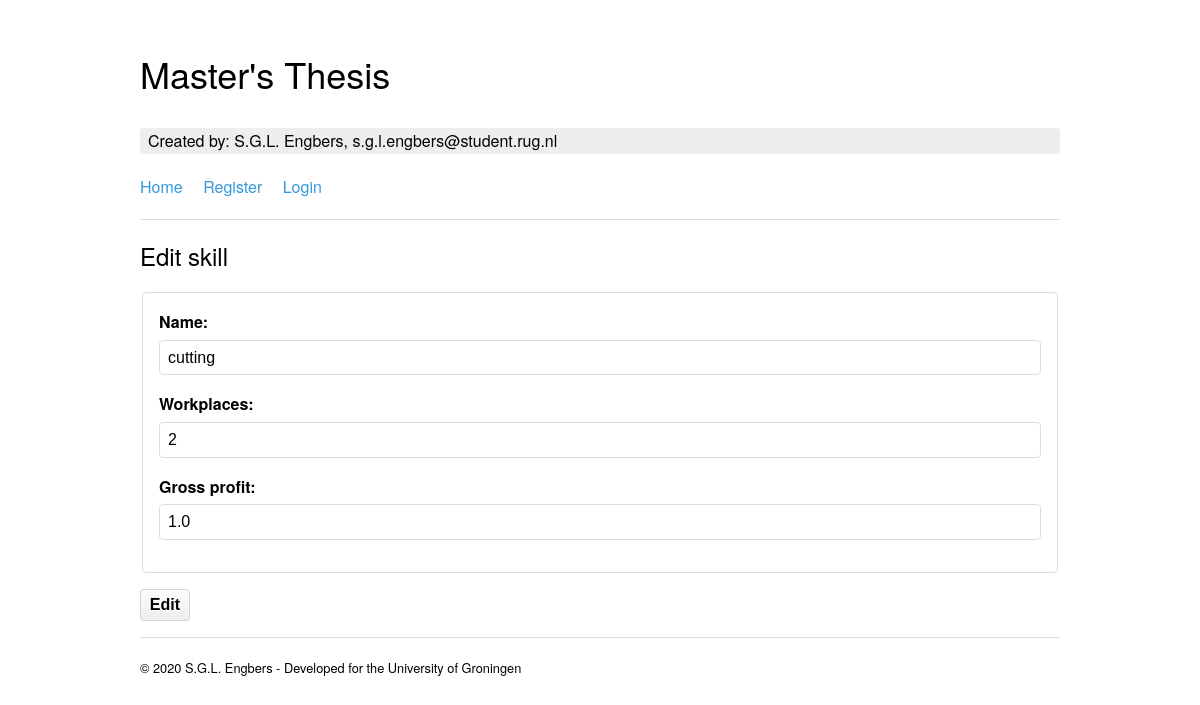
The app's page /skills/1/edit/ with its own data.
### planning/models.py (models this page shows, shortened)
class Skills(models.Model):
	name = models.CharField(max_length=50)
	workplaces = models.IntegerField(default=1)
	gross_profit = models.FloatField(default=0)
	class Meta: verbose_name_plural = 'Skills'
	pass

### planning/views.py (the view)
# urls.py: path('skills/<int:pk>/edit/',views.SkillsUpdateView.as_view(), name='skills_edit'),
class SkillsUpdateView(SuccessMessageMixin, UpdateView):
    model = Skills
    fields = ('name', 'workplaces', 'gross_profit', )
    template_name = 'planning/workers/skills_edit.html'
    pk_url_kwarg = 'pk'
    success_url = reverse_lazy('skills')
    success_message = "Succesfully edited"

### planning/templates/planning/workers/skills_edit.html (shortened to what this page needs)
{% extends "planning/base.html" %}
{% block content %}
<h3>Edit skill</h3>
<form method="POST">
	<fieldset class="form-group">
		{{ form }}
	</fieldset>
	<button type="submit">Edit</button>
</form>
{% endblock content %}

### planning/static/planning/main.css (style rules this page uses)
*,::after,::before { background-repeat:no-repeat;box-sizing:inherit }
::after,::before { text-decoration:inherit;vertical-align:inherit }
html { box-sizing:border-box;cursor:default;-ms-text-size-adjust:100%;-webkit-text-size-adjust:100% }
body { margin:0 }
button,input,optgroup,select,textarea { margin:0 }
button,input,select,textarea { background-color:transparent;color:inherit;font-size:inherit;line-height:inherit }
button,input { overflow:visible }
button,select { text-transform:none }
[type=reset],[type=submit],button,html [type=button] { -webkit-appearance:button }
[tabindex],a,area,button,input,label,select,summary,textarea { -ms-touch-action:manipulation;touch-action:manipulation }
html { font-size:62.5%;-webkit-font-kerning:normal;font-kerning:normal;font-synthesis:none;text-rendering:optimizeLegibility }
body { font-family:HelveticaNeue-Light,"Helvetica Neue Light","Helvetica Neue",Helvetica,Arial,"Lucida Grande",sans-serif;font-weight:300;line-height:1.6;font-size:16px;font-size:1.6rem }
h3 { font-weight:300;line-height:1;margin-top:1em;margin-bottom:1em;font-size:24px;font-size:2.4rem }
fieldset { min-width:0;margin-bottom:1em;padding:1em;border:1px solid #ddd;border-radius:4px }
label { font-weight:700;display:inline-block;display:block;max-width:100%;margin-bottom:5px }
input,textarea { width:100%;margin-bottom:1em;padding:.25em .5em;border:1px solid #ddd;border-radius:4px }
button { font-weight:700;line-height:1.4;display:inline-block;padding:.25em .55em;cursor:pointer;white-space:nowrap;text-decoration:none;color:inherit;border:1px solid #d5d5d5;border-radius:4px;background-color:#eee;background-image:linear-gradient(#fcfcfc,#eee);background-repeat:no-repeat;text-shadow:0 1px 0 #fff }

### records on screen
Skills: name "cutting", workplaces "2", gross_profit "1.0"
